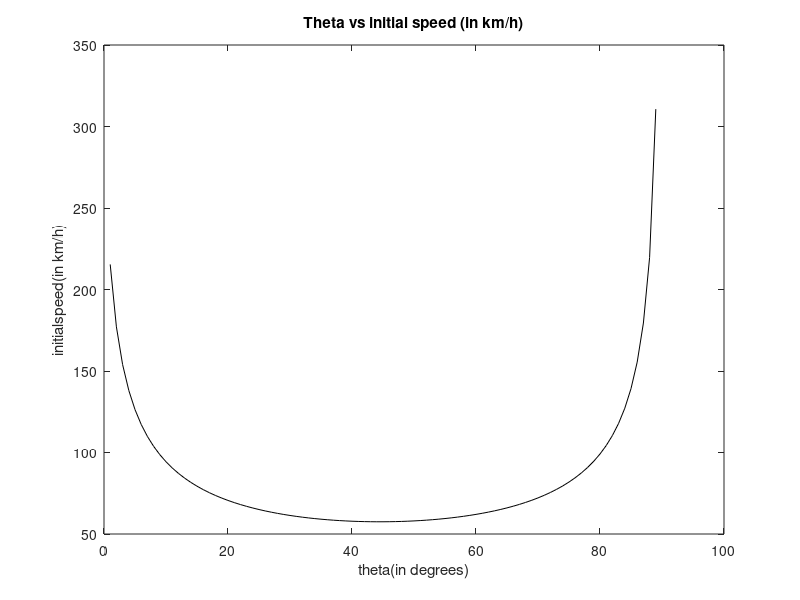
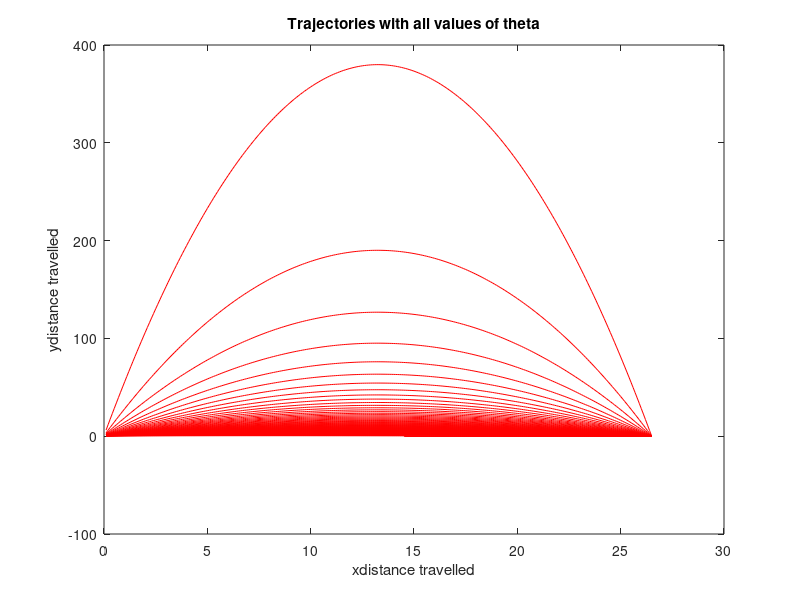

Source code (MATLAB) for these figures, in order:
fprintf('\n Q2a \n\n')

%i)
theta = 1:89;
time = zeros(1,length(theta));
velocity = zeros(1,length(theta));
for n = 1:length(theta)
    time(n) = sqrt((0.0265*(tand(theta(n)) + (5/265)))/63568.8);
    velocity(n) = sqrt(((-0.0005/time(n)) + 63568.8*time(n))^2 + (0.0265/time(n))^2);
end

%ii)
distance_x = 0.1:0.1:26.5;
distance_y = zeros(length(theta),length(distance_x));

for phi = 1:length(theta)
    for n = 1:length(distance_x)
    travel_time(phi,n) = (distance_x(n)*3.6)/(velocity(phi)*cosd(theta(phi)));
    distance_y(phi,n) = 0.5 + (velocity(phi)*sind(theta(phi))*travel_time(phi,n)/3.6) + 0.5*-9.81*(travel_time(phi,n))^2;
    if distance_x(n) == 14.5
        if distance_y(phi,n) <= 1.1
            break
        end
    end
    end
end

figure(3)
plot(theta,velocity,'k-')
xlabel('theta(in degrees)');
ylabel('initialspeed(in km/h)');
title("Theta vs initial speed (in km/h)")

figure(4)
plot(distance_x,distance_y,'r-')
xlabel('xdistance travelled')
ylabel('ydistance travelled')
title("Trajectories with all values of theta")
